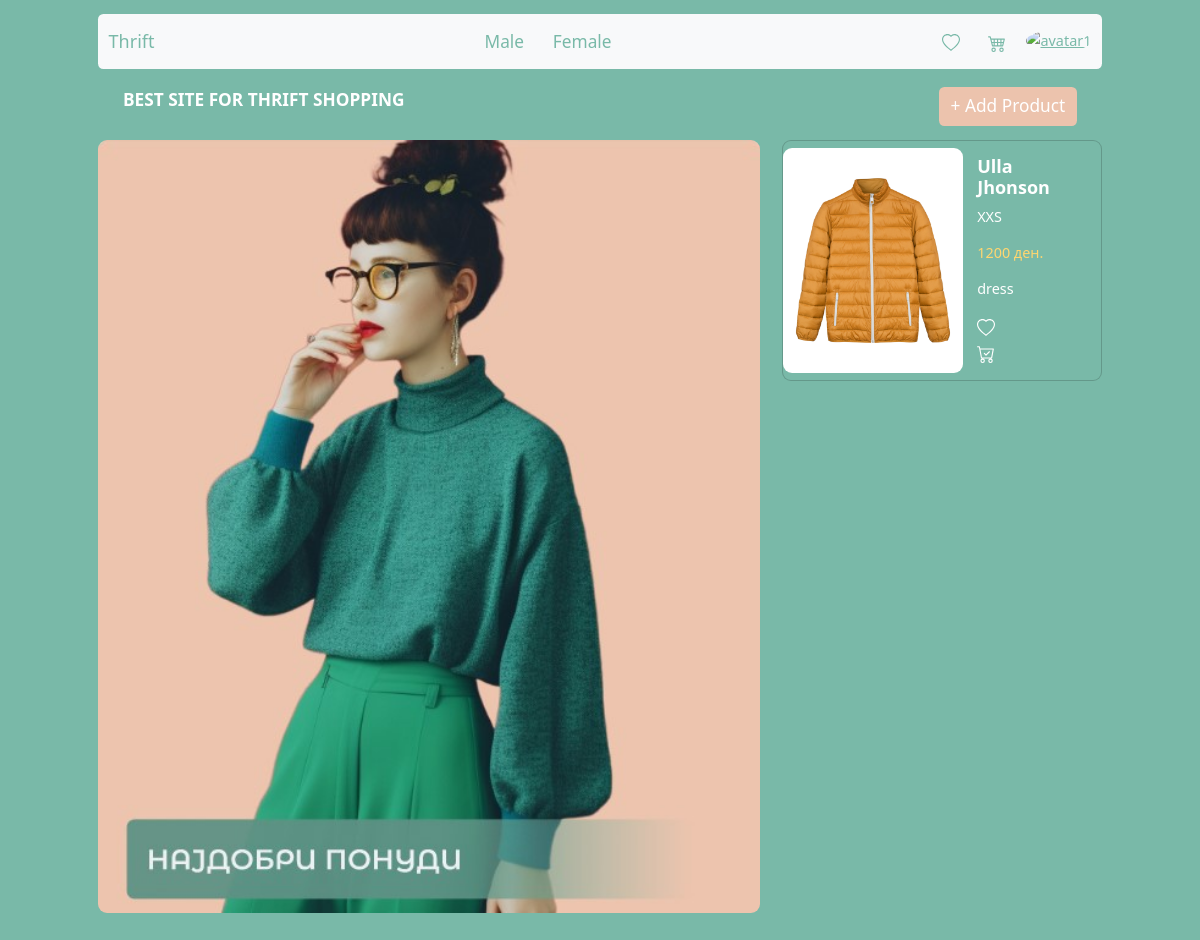
Page / (signed in) on the committed database.
### Thrift/models.py (models this page shows, shortened)
class Product(models.Model):
    user = models.ForeignKey(CustomUser, on_delete=models.CASCADE)
    price = models.PositiveIntegerField()
    conditionValues=[
        ('Лоша', 'Bad'),
        ('Средна', 'Average'),
        ('Добра', 'Good'),
        ('Одлична', 'Great')
    ]
    sizeValues=[
        ('XXS', 'Extra Extra Small'),
        ('XS', 'Extra Small'),
        ('S', 'Small'),
        ('M', 'Medium'),
        ('L', 'Large'),
        ('XL', 'Extra Large'),
        ('XXL', 'Extra Extra Large')
    ]
    condition = models.CharField(max_length=255,choices=conditionValues)
    size = models.CharField(max_length=255,choices=sizeValues)
    description = models.CharField(max_length=255)
    shop = models.CharField(max_length=255)
    typeClothes = [
        ('Фустан', 'Dress'),
        ('Панталони', 'Pants'),
        ('Блуза', 'Shirt'),
        ('Џемпер', 'Jumpers'),
        ('Јакна', 'Coat'),
        ('Фармерки', 'Jeans'),
        ('Аксесоари', 'Accessories'),
        ('Суќна', 'Skirt')
    ]
    type = models.CharField(max_length=255,choices=typeClothes)
    colors = models.ManyToManyField(Color, null=True, blank=True)
    genders=[
        ('M','Male'),
        ('F','Female')
    ]
    gender = models.CharField(max_length=255,choices=genders)
    sold = models.BooleanField(null=True,blank=True)
    sent = models.BooleanField(null=True,blank=True)
    date_sent=models.DateTimeField(auto_now=True)
    accepted = models.BooleanField(null=True,blank=True)
    date_accepted = models.DateTimeField(auto_now=True)

class ImageProd(models.Model):
    image=models.ImageField()
    product=models.ForeignKey(Product,on_delete=models.CASCADE,related_name='images')

### Thrift/views.py (the view)
# urls.py: path('', index, name="index"),
def index(request):
    user=request.user
    if user.is_anonymous:
        queryset = Product.objects.filter(sold=False).all()[:5]
        context = {"products": queryset}
    else:
        queryset = Product.objects.filter(sold=False).exclude(user=request.user).all()[:5]
        fav = Favorites.objects.filter(user=request.user).all()
        favorites_ = []
        for f in fav:
            favorites_.append(f.product)
        cart_ = ShoppingCart.objects.filter(user=request.user).first()
        prod = ShoppingItem.objects.filter(cart=cart_).all()
        products = []
        for p in prod:
            if not p.item.sold:
                products.append(p.item)
        context = {"products": queryset,'cartItems':products,'favorites':favorites}
    return render(request, "index.html", context=context)

### templates/index.html (shortened to what this page needs)
{% extends "base_generic.html" %}
{% block content %}
    <div class="content">
      <div class="row m-3">
        <div class="col-md-8">
          <div class="text" style="color: white;font-weight: bold;font-size: larger">BEST SITE FOR THRIFT SHOPPING</div>
        </div>
        <div class="col-md-4">
          <a href="/add_product" class="btn add-product-btn float-end" style="font-size: larger">+ Add Product</a>
        </div>
      </div>
      <div class="row">
        <div class="col-md-8">
            {% load static %}
            <img src="{% static 'main_page.jpg' %}" class="img-fluid rounded-img" alt="Big Picture" style="width: 100%">
        </div>
        <div class="col-md-4">
          {% for product in products %}
              <a href="{% url 'product-details' product.id %}" style="text-decoration: none;color: inherit;">
          <div class="card" >
            <img style="width: 200px;height: 250px" height="100%" src="{{  product.images.first.image.url }}" class="card-img-left rounded-img" alt="Item 1">
            <div class="card-body">
              <h5 class="card-title">{{ product.shop }}</h5>
              <p class="card-text">{{ product.size }}</p>
              <p class="card-text card-price">{{ product.price }} ден.</p>
              <p class="card-text">{{ product.description }}</p>
             {% if user.is_authenticated %}
                {% if product in favorites %}
                <form method="POST" action="{% url 'remove_from_favorites' %}">
                    {% csrf_token %}
                    <input type="hidden" value="{{ product.id }}" name="id">
                    <button type="submit" class="card-text justify-content-end" style="all: unset;">
                    <span style="font-size: 1.2em;">
                        <svg xmlns="http://www.w3.org/2000/svg" width="20" height="20" fill="currentColor" class="bi bi-heart-fill" viewBox="0 0 16 16">
                            <path fill-rule="evenodd" d="M8 1.314C12.438-3.248 23.534 4.735 8 15-7.534 4.736 3.562-3.248 8 1.314z"/>
                        </svg>
                    </span>
                    </button>
                </form>
                {% else %}
                    <form method="POST" action="{% url 'add_to_favorites' %}">
                    <button type="submit" class="card-text justify-content-end" style="all: unset;"><span style="font-size: 1.2em;">
                    </span>
                    </button>
                </form>
                {% endif %}
            {% if product in cartItems %}
                <form method="POST" action="{% url 'remove_from_cart' %}" style="display: inline-block">
                    {% csrf_token %}
                    <input type="hidden" value="{{ product.id }}" name="id">
                <button type="submit" class="card-text justify-content-end" style="all: unset;">
                    <span style="font-size: 1.2em;">
                        <svg xmlns="http://www.w3.org/2000/svg" width="20" height="20" fill="currentColor" class="bi bi-cart-dash-fill" viewBox="0 0 16 16">
                            <path d="M.5 1a.5.5 0 0 0 0 1h1.11l.401 1.607 1.498 7.985A.5.5 0 0 0 4 12h1a2 2 0 1 0 0 4 2 2 0 0 0 0-4h7a2 2 0 1 0 0 4 2 2 0 0 0 0-4h1a.5.5 0 0 0 .491-.408l1.5-8A.5.5 0 0 0 14.5 3H2.89l-.405-1.621A.5.5 0 0 0 2 1H.5zM6 14a1 1 0 1 1-2 0 1 1 0 0 1 2 0zm7 0a1 1 0 1 1-2 0 1 1 0 0 1 2 0zM6.5 7h4a.5.5 0 0 1 0 1h-4a.5.5 0 0 1 0-1z"/>
                        </svg>
                    </span>
                    </button>
                </form>
                {% else %}
                    <form method="POST" action="{% url 'add_to_cart' %}" style="display: inline-block">
                <button type="submit" class="card-text justify-content-end" style="all: unset;"><span style="font-size: 1.2em;">
                    </span>
                    </button>
                </form>
                {% endif %}
            {% endif %}
            </div>
          </div>
              </a>
          {% endfor %}
        </div>
      </div>
    </div>
  </div>
{% endblock %}

### templates/base_generic.html (style rules this page uses)
body { background-color: #79b9a8; color: #fff; }
.content { margin-top: 20px; }
.text { color: #79b9a8; }
.add-product-btn { background-color: #ecc3ad; color: #fff; }
.rounded-img { border-radius: 10px; }
.card { background-color: #79b9a8; color: #fff; border-radius: 10px; margin-bottom: 20px; }
.card-title { font-weight: bold; }
.card-price { color: #ffd670; }
@media only screen and (max-width: 1200px) { .card img { width: 40%; } }
.card { align-items: center; }
.card { flex-direction: row; }
html { zoom: 90%; }

### rows in the picture
Product: images.first.image (picture), shop "Ulla Jhonson", size "XXS", price "1200", description "dress"
